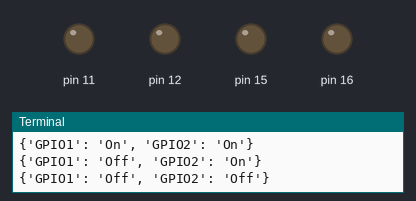
A program run on a simulated Raspberry Pi (header pin numbers). Shown: output pins drawn as LEDs (lit = HIGH), the last lines printed to the terminal. Threads take turns every 2 ms. At 10.0 s the program stops and its outputs stay as they are.

Above: at 0.2 s.
At 1.7 s:
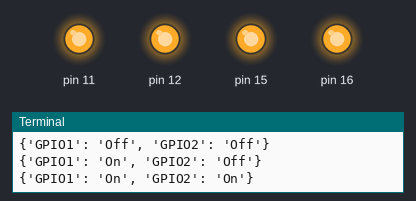
Timing chart, 0 to 3.0 s (numbered marks = the images above):
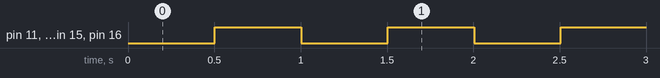

Measured:
- by itself, pin 11, pin 12, pin 15, pin 16: alternates HIGH for 0.50 s and LOW for 0.50 s, 20 changes in all, then stays LOW

The program:

GPIO.py
```python
"""This is test code for interacting with GPIO

This is intented to mock up an interface into the RPi GPIO until hardware
is accquired
"""

import json
import threading
import time

try:
    import RPi.GPIO as GPIO
    """This is trapped so you can still run without RPi.GPIO

    GPIO will be checked before use
    """
    pi_interface = True
except:
    pi_interface = False
    pass


blink_active = False
"""bool: to controll weather blink continues to be active

This will not start the blinking it will only be important once blinking
has started.  This is currently only used in testing.
"""

GPIO_STATE = {}
""" This is an object of tracking GPIO"""

GPIO_ON = {}
""" This maps functions to gpio activit

These functions will be called when the GPIO is changed in any way.
"""


is_imported = True
"""Used as a flag to show that GPIO was imported"""

"""This is the setup for the RPi GPIO"""
if pi_interface:
    GPIO.setmode(GPIO.BOARD)
    GPIO.setup(11,GPIO.OUT)
    GPIO.setup(12,GPIO.OUT)
    GPIO.setup(15,GPIO.OUT)
    GPIO.setup(16,GPIO.OUT)

def set(key,value):
    """This is used to set values for GPIO

    This function is used to set values for each of GPIO's Will also call
    the GPIO's function if it exisits.

    Args:
        key(int or str): Used to identify the gpio to interface
        value(int or str): The value to set the gpio to.
    """
    GPIO_STATE[key] = value
    if (key=="GPIO1") and pi_interface:
        if value.upper()=="ON":
            GPIO.output(11,True)
            GPIO.output(12,True)
        else:
            GPIO.output(11,False)
            GPIO.output(12,False)
    if (key=="GPIO2") and pi_interface:
        if value.upper()=="ON":
            GPIO.output(15,True)
            GPIO.output(16,True)
        else:
            GPIO.output(15,False)
            GPIO.output(16,False)
    if key in GPIO_ON:
        GPIO_ON[key]()

def get(key):
    """ Returns the value of the givien GPIO

    Args:
        key(int or str): Used to identify the gpio to interface
    """
    return GPIO_STATE[key]

def on(key,function):
    """Used to set the function for the GPIO interface

    Args:
        key(int or str): Used to identify the gpio to interface
        function(function): The function for the gpio
    """
    GPIO_ON[key]= function

def json():
    """Returns a json object of the GPIO info"""
    return json.dumps(GPIO_STATE)


if __name__=="__main__":
    """This is console testing of the GPIO.  Not ment for automated testing

    This should show that everything is working to the developer and allow
    for changes going forward
    """
    def printgpio():
        print(GPIO_STATE)

    def blink_led():
        if blink_active:
            threading.Timer(0.5, blink_led).start()
        if get("GPIO1")!="On":
            set("GPIO1","On")
        else:
            set("GPIO1","Off")

    def blink_buzzer():
        if blink_active:
            threading.Timer(0.5, blink_buzzer).start()
        if get("GPIO2")!="On":
            set("GPIO2","On")
        else:
            set("GPIO2","Off")

    on("GPIO1",printgpio)
    on("GPIO2",printgpio)

    set("GPIO1","On")
    set("GPIO2","On")
    blink_active = True
    blink_led()
    blink_buzzer()
    time.sleep(10)
    blink_active = False
    if pi_interface:
        print("GPIO is valid")
```
